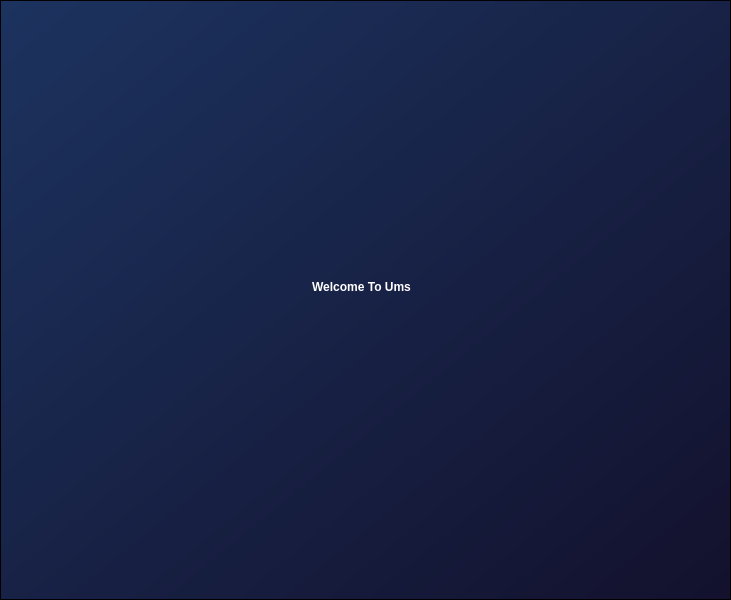
<?xml version="1.0" encoding="UTF-8"?>
<ui version="4.0">
 <class>FrameWelcome</class>
 <widget class="QFrame" name="FrameWelcome">
  <property name="geometry">
   <rect>
    <x>0</x>
    <y>0</y>
    <width>731</width>
    <height>600</height>
   </rect>
  </property>
  <property name="windowTitle">
   <string>Frame</string>
  </property>
  <widget class="QScrollArea" name="scrollArea">
   <property name="geometry">
    <rect>
     <x>0</x>
     <y>0</y>
     <width>731</width>
     <height>600</height>
    </rect>
   </property>
   <property name="minimumSize">
    <size>
     <width>0</width>
     <height>600</height>
    </size>
   </property>
   <property name="maximumSize">
    <size>
     <width>16777215</width>
     <height>600</height>
    </size>
   </property>
   <property name="styleSheet">
    <string notr="true">background: qlineargradient(x1:0, y1:0, x2:1, y2:1, stop:0 #1c335f, stop:1 #13112d);
</string>
   </property>
   <property name="widgetResizable">
    <bool>true</bool>
   </property>
   <widget class="QWidget" name="scrollAreaWidgetContents">
    <property name="geometry">
     <rect>
      <x>0</x>
      <y>0</y>
      <width>729</width>
      <height>598</height>
     </rect>
    </property>
    <widget class="QLabel" name="welcome_to_ums">
     <property name="geometry">
      <rect>
       <x>40</x>
       <y>110</y>
       <width>641</width>
       <height>351</height>
      </rect>
     </property>
     <property name="styleSheet">
      <string notr="true">color:rgb(255, 255, 255);
font: 36pt &quot;Castellar&quot;;
    font-weight: 900;
    background-color: transparent;

</string>
     </property>
     <property name="text">
      <string>Welcome To Ums</string>
     </property>
     <property name="alignment">
      <set>Qt::AlignCenter</set>
     </property>
    </widget>
   </widget>
  </widget>
 </widget>
 <resources/>
 <connections/>
</ui>
